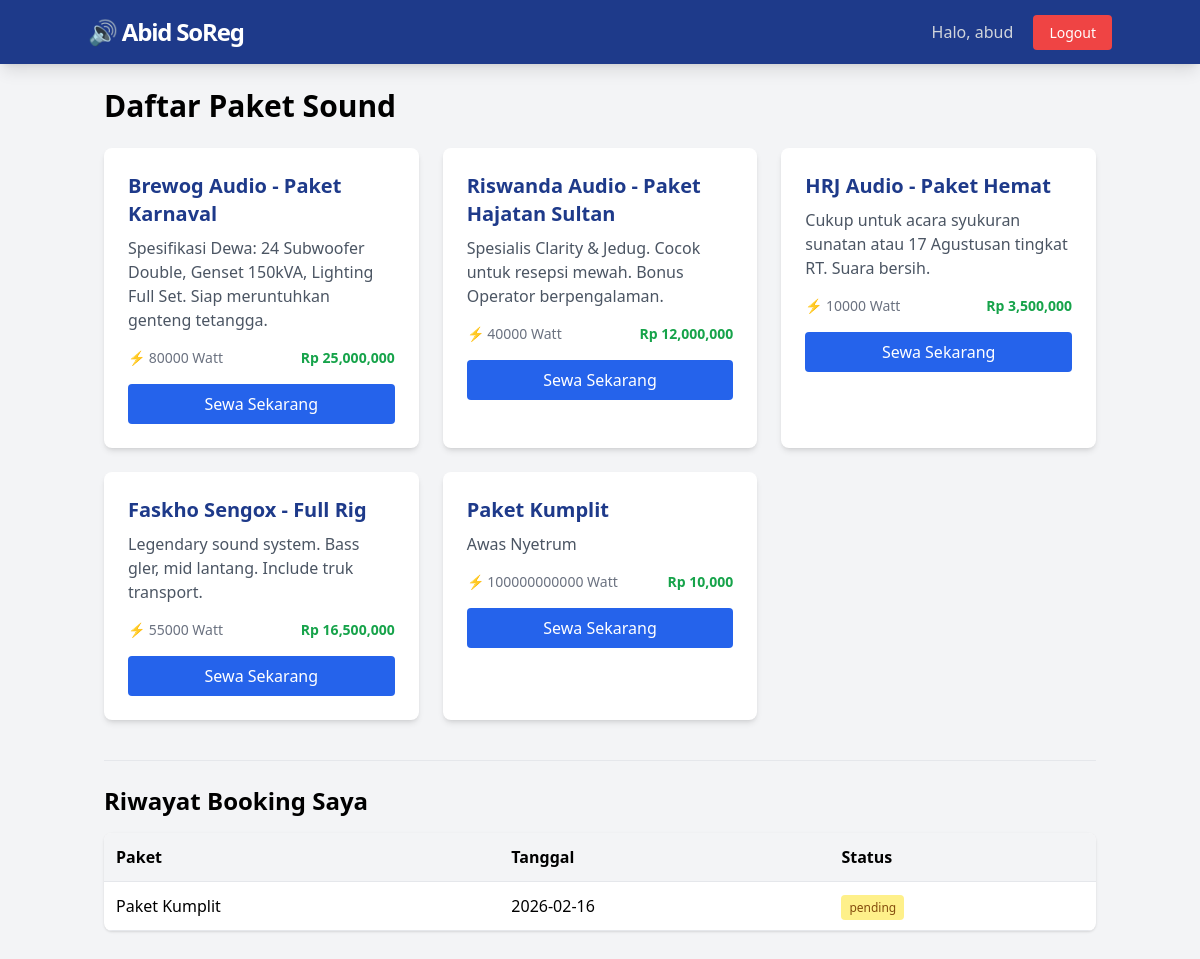
Before: /user/dashboard (signed in) with the older database file.
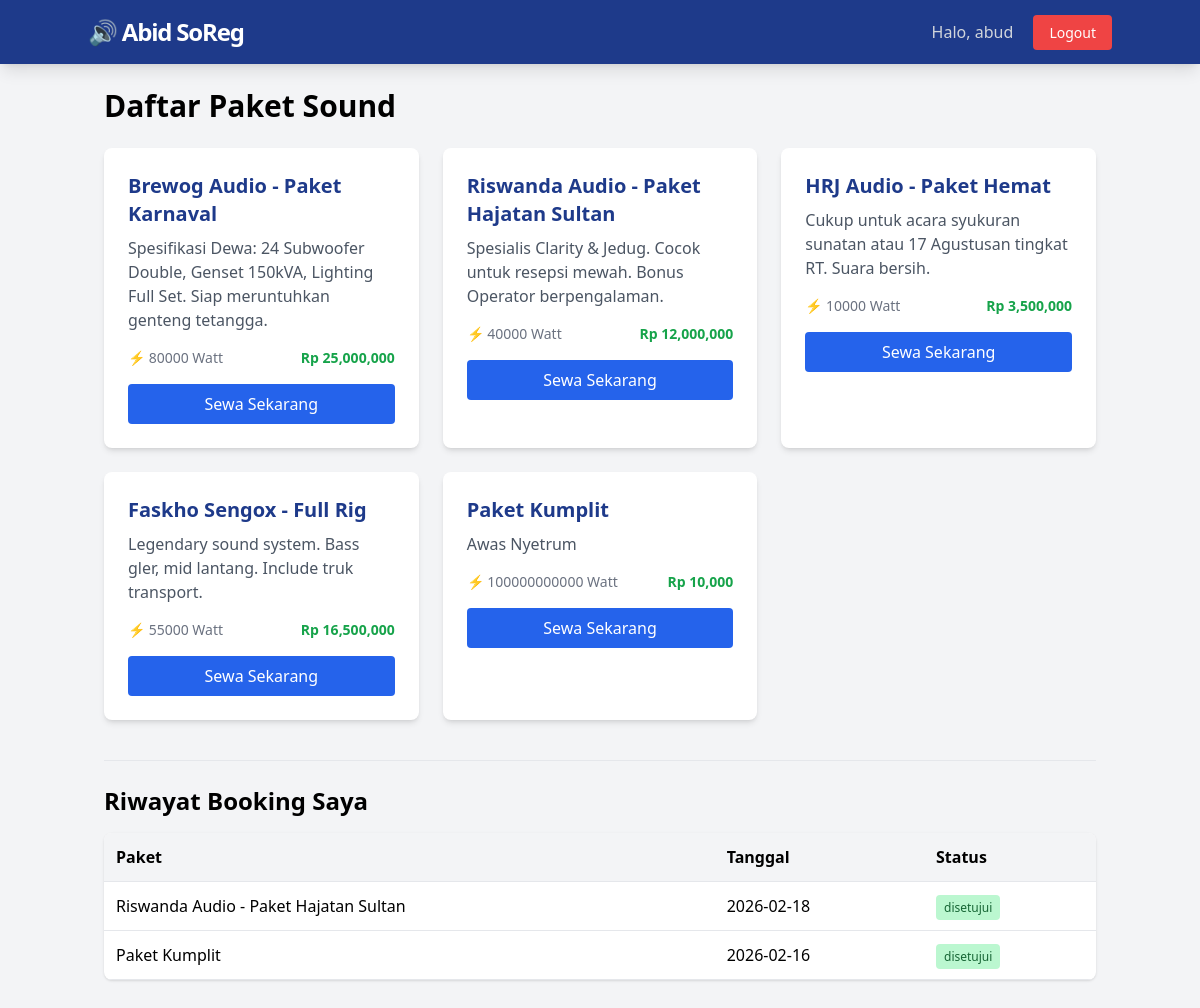
After: the same page with the newer database file.
### tables this page shows
CREATE TABLE sound_systems (
            id INTEGER PRIMARY KEY AUTOINCREMENT,
            nama_paket TEXT NOT NULL,
            daya_watt INTEGER NOT NULL,
            harga_sewa INTEGER NOT NULL,
            status TEXT NOT NULL DEFAULT 'tersedia',
            deskripsi TEXT
        );

CREATE TABLE bookings (
            id INTEGER PRIMARY KEY AUTOINCREMENT,
            user_id INTEGER NOT NULL,
            sound_id INTEGER NOT NULL,
            tanggal_sewa TEXT NOT NULL,
            status_booking TEXT DEFAULT 'pending',
            FOREIGN KEY (user_id) REFERENCES users (id),
            FOREIGN KEY (sound_id) REFERENCES sound_systems (id)
        );

### app.py (the view)
@app.route('/user/dashboard')
@login_required
def user_dashboard():
    conn = get_db_connection()
    sounds = conn.execute('SELECT * FROM sound_systems WHERE status = "tersedia"').fetchall()
    my_bookings = conn.execute('''
        SELECT b.*, s.nama_paket
        FROM bookings b
        JOIN sound_systems s ON b.sound_id = s.id
        WHERE b.user_id = ?
        ORDER BY b.id DESC
    ''', (session['user_id'],)).fetchall()
    conn.close()
    return render_template('user_dashboard.html', sounds=sounds, bookings=my_bookings)

### app.py (called while the page is built)
def login_required(f):
    @wraps(f)
    def decorated_function(*args, **kwargs):
        if 'user_id' not in session:
            flash('Silakan login terlebih dahulu.', 'error')
            return redirect(url_for('login'))
        return f(*args, **kwargs)
    return decorated_function

### db_config.py (called while the page is built)
def get_db_connection():
    conn = sqlite3.connect(DB_NAME)
    conn.row_factory = sqlite3.Row
    return conn

### templates/user_dashboard.html
{% extends 'base.html' %}
{% block content %}
<h2 class="text-3xl font-bold mb-6">Daftar Paket Sound</h2>
<div class="grid grid-cols-1 md:grid-cols-3 gap-6 mb-10">
    {% for sound in sounds %}
    <div class="bg-white rounded-lg shadow-md overflow-hidden hover:shadow-xl transition">
        <div class="p-6">
            <h3 class="text-xl font-bold text-blue-900 mb-2">{{ sound.nama_paket }}</h3>
            <p class="text-gray-600 mb-4">{{ sound.deskripsi }}</p>
            <div class="flex justify-between items-center text-sm text-gray-500 mb-4">
                <span>⚡ {{ sound.daya_watt }} Watt</span>
                <span class="font-bold text-green-600">Rp {{ "{:,.0f}".format(sound.harga_sewa) }}</span>
            </div>
            <a href="{{ url_for('book_sound', sound_id=sound.id) }}" class="block text-center w-full bg-blue-600 text-white py-2 rounded hover:bg-blue-700">
                Sewa Sekarang
            </a>
        </div>
    </div>
    {% endfor %}
</div>
<h2 class="text-2xl font-bold mb-4 border-t pt-6">Riwayat Booking Saya</h2>
<div class="bg-white rounded-lg shadow overflow-x-auto">
    <table class="w-full text-left border-collapse">
        <thead>
            <tr class="bg-gray-100 border-b">
                <th class="p-3">Paket</th>
                <th class="p-3">Tanggal</th>
                <th class="p-3">Status</th>
            </tr>
        </thead>
        <tbody>
            {% for book in bookings %}
            <tr class="border-b">
                <td class="p-3">{{ book.nama_paket }}</td>
                <td class="p-3">{{ book.tanggal_sewa }}</td>
                <td class="p-3">
                    <span class="px-2 py-1 rounded text-xs {{ 'bg-yellow-200 text-yellow-800' if book.status_booking == 'pending' else 'bg-green-200 text-green-800' }}">
                        {{ book.status_booking }}
                    </span>
                </td>
            </tr>
            {% else %}
            <tr><td colspan="3" class="p-3 text-center text-gray-500">Belum ada booking.</td></tr>
            {% endfor %}
        </tbody>
    </table>
</div>
{% endblock %}

Changed rows visible on the page:
added bookings: nama_paket "Riswanda Audio - Paket Hajatan Sultan", tanggal_sewa "2026-02-18", status_booking "disetujui"
changed bookings "Paket Kumplit": status_booking "pending" → "disetujui"
